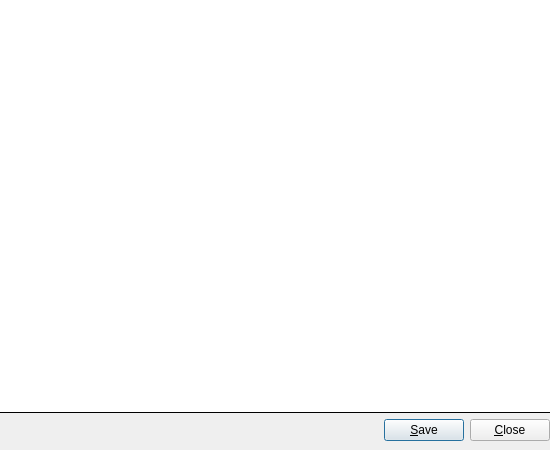
<?xml version="1.0" encoding="UTF-8"?>
<ui version="4.0">
 <class>JsonEditorDialog</class>
 <widget class="QDialog" name="JsonEditorDialog">
  <property name="geometry">
   <rect>
    <x>0</x>
    <y>0</y>
    <width>550</width>
    <height>450</height>
   </rect>
  </property>
  <property name="windowTitle">
   <string>Snapmatic JSON Editor</string>
  </property>
  <layout class="QVBoxLayout" name="vlInterface">
   <property name="leftMargin">
    <number>0</number>
   </property>
   <property name="topMargin">
    <number>0</number>
   </property>
   <property name="rightMargin">
    <number>0</number>
   </property>
   <property name="bottomMargin">
    <number>9</number>
   </property>
   <item>
    <layout class="QVBoxLayout" name="vlJSON">
     <property name="spacing">
      <number>0</number>
     </property>
     <property name="leftMargin">
      <number>0</number>
     </property>
     <property name="topMargin">
      <number>0</number>
     </property>
     <property name="rightMargin">
      <number>0</number>
     </property>
     <property name="bottomMargin">
      <number>0</number>
     </property>
     <item>
      <widget class="QPlainTextEdit" name="txtJSON">
       <property name="frameShape">
        <enum>QFrame::NoFrame</enum>
       </property>
       <property name="frameShadow">
        <enum>QFrame::Plain</enum>
       </property>
       <property name="lineWidth">
        <number>0</number>
       </property>
      </widget>
     </item>
     <item>
      <widget class="Line" name="lineJSON">
       <property name="minimumSize">
        <size>
         <width>0</width>
         <height>1</height>
        </size>
       </property>
       <property name="maximumSize">
        <size>
         <width>16777215</width>
         <height>1</height>
        </size>
       </property>
       <property name="styleSheet">
        <string notr="true">QFrame[frameShape=&quot;4&quot;]
{
    color: black;
}</string>
       </property>
       <property name="frameShadow">
        <enum>QFrame::Plain</enum>
       </property>
       <property name="lineWidth">
        <number>1</number>
       </property>
       <property name="orientation">
        <enum>Qt::Horizontal</enum>
       </property>
      </widget>
     </item>
    </layout>
   </item>
   <item>
    <layout class="QHBoxLayout" name="hlButtons">
     <item>
      <spacer name="hsButtons">
       <property name="orientation">
        <enum>Qt::Horizontal</enum>
       </property>
       <property name="sizeHint" stdset="0">
        <size>
         <width>0</width>
         <height>0</height>
        </size>
       </property>
      </spacer>
     </item>
     <item>
      <widget class="QPushButton" name="cmdSave">
       <property name="sizePolicy">
        <sizepolicy hsizetype="Minimum" vsizetype="Minimum">
         <horstretch>0</horstretch>
         <verstretch>0</verstretch>
        </sizepolicy>
       </property>
       <property name="toolTip">
        <string>Apply changes</string>
       </property>
       <property name="text">
        <string>&amp;Save</string>
       </property>
      </widget>
     </item>
     <item>
      <widget class="QPushButton" name="cmdClose">
       <property name="sizePolicy">
        <sizepolicy hsizetype="Minimum" vsizetype="Minimum">
         <horstretch>0</horstretch>
         <verstretch>0</verstretch>
        </sizepolicy>
       </property>
       <property name="toolTip">
        <string>Discard changes</string>
       </property>
       <property name="text">
        <string>&amp;Close</string>
       </property>
      </widget>
     </item>
    </layout>
   </item>
  </layout>
 </widget>
 <resources/>
 <connections/>
</ui>
